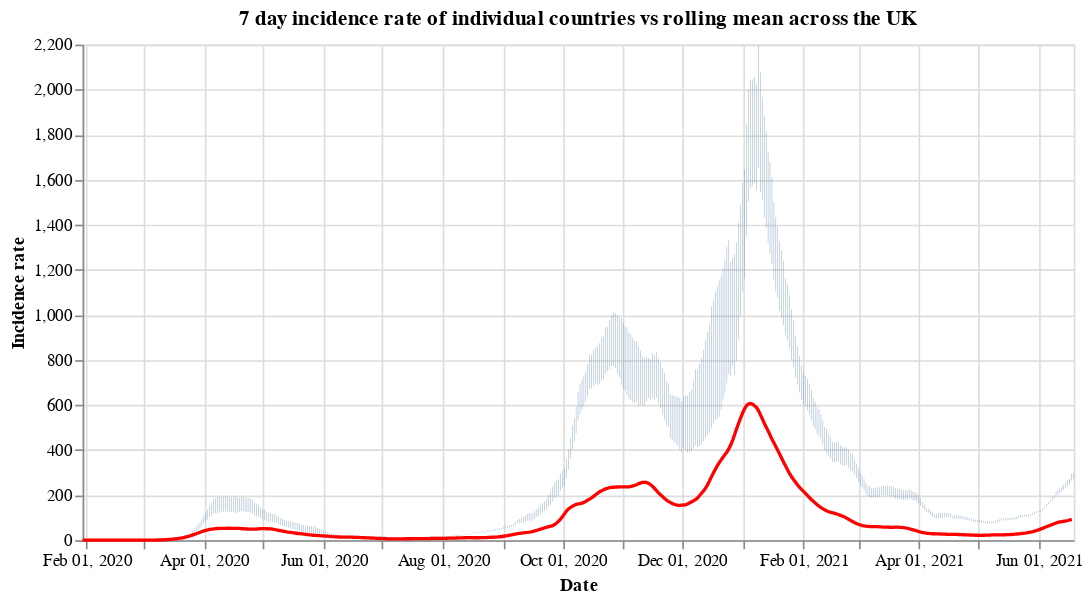

The notebook cell saved with this chart:
### Code cell
#collapse
countries = uk_cases['areaName'].unique()
countries.sort()

selection = alt.selection_single(
    name='Select',
    fields=['areaName'],
    init={'areaName': 'Wales'},
    bind={'areaName': alt.binding_select(options=countries)}
)

# scatter plot, modify opacity based on selection
bars = alt.Chart(uk_cases).mark_bar().add_selection(
    selection
).encode(
    x=alt.X("yearmonthdate(date):T", axis=alt.Axis(title='Date')),
    y=alt.Y("weeklyCasesRate:Q", axis=alt.Axis(title='Incidence rate')),
    tooltip='weeklyCasesRate:Q',
    opacity=alt.condition(selection, alt.value(1), alt.value(0))
).properties(title=f'7 day incidence rate of individual countries vs rolling mean across the UK', width=600)

line = alt.Chart(overview_cases).mark_line(
    color='red',
    size=2,
).transform_window(
    rolling_mean='mean(weeklyCasesRate)',
    frame=[0, 7]
).encode(
    x='yearmonthdate(date):T',
    y='rolling_mean:Q'
)

alt.layer(bars, line)

### Figure 1 — Vega-Lite specification as saved in the notebook (floating-point values rounded to 4 significant figures; data arrays with more than 128 entries replaced by an {"elided": "..."} marker saying what was removed)
{"config": {"view": {"continuousWidth": 400, "continuousHeight": 300}}, "layer": [{"data": {"name": "data-5dad97cfde580734908b3fb0403c327d"}, "mark": "bar", "encoding": {"opacity": {"condition": {"value": 1, "selection": "Select"}, "value": 0}, "tooltip": {"type": "quantitative", "field": "weeklyCasesRate"}, "x": {"type": "temporal", "axis": {"title": "Date"}, "field": "date", "timeUnit": "yearmonthdate"}, "y": {"type": "quantitative", "axis": {"title": "Incidence rate"}, "field": "weeklyCasesRate"}}, "selection": {"Select": {"type": "single", "fields": ["areaName"], "init": {"areaName": "Wales"}, "bind": {"areaName": {"input": "select", "options": ["England", "Northern Ireland", "Scotland", "Wales"]}}}}, "title": "7 day incidence rate of individual countries vs rolling mean across the UK", "width": 600}, {"data": {"name": "data-8b4665cb49a1dcfc40be228b9ed92d6e"}, "mark": {"type": "line", "color": "red", "size": 2}, "encoding": {"x": {"type": "temporal", "field": "date", "timeUnit": "yearmonthdate"}, "y": {"type": "quantitative", "field": "rolling_mean"}}, "transform": [{"window": [{"op": "mean", "field": "weeklyCasesRate", "as": "rolling_mean"}], "frame": [0, 7]}]}], "$schema": "https://vega.github.io/schema/vega-lite/v4.8.1.json", "datasets": {"data-5dad97cfde580734908b3fb0403c327d": {"elided": "1932 records"}, "data-8b4665cb49a1dcfc40be228b9ed92d6e": {"elided": "506 records"}}}
